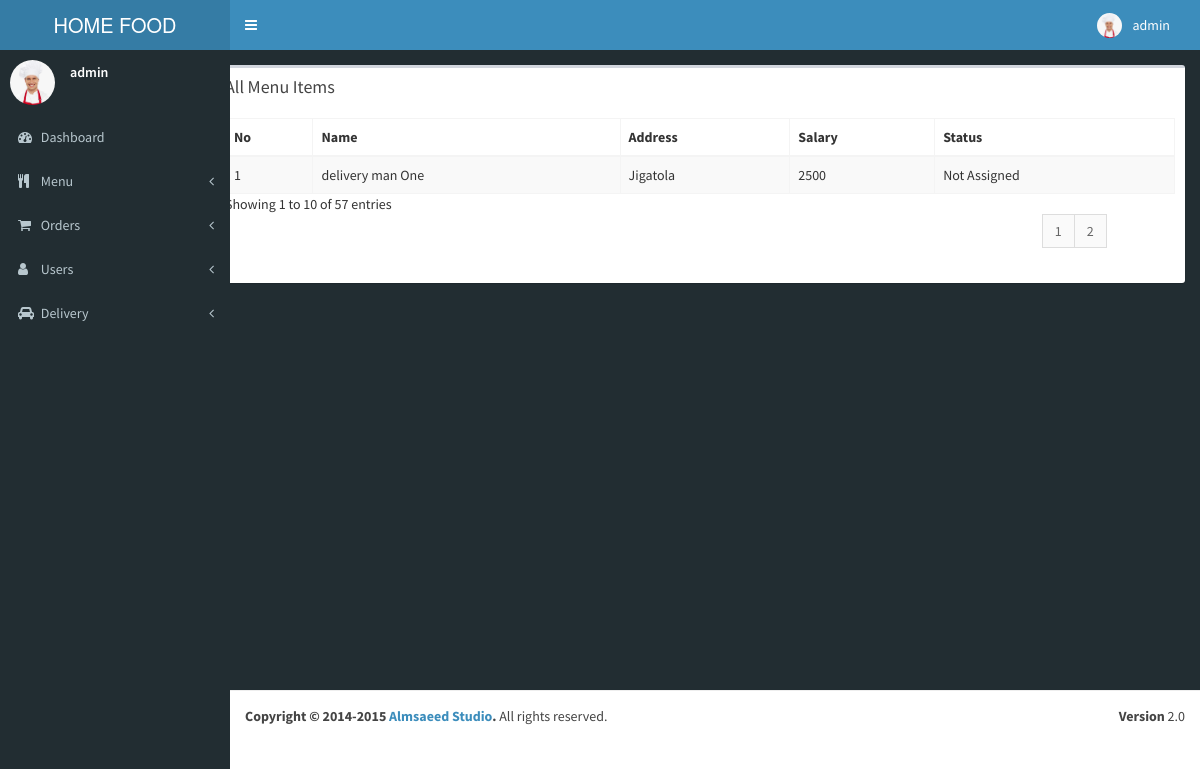
/admin/show_delivery_man_info.php (signed in), run on the app's committed database.
### tables this page shows
CREATE TABLE `user` (
  `id` int(11) NOT NULL,
  `full_name` varchar(255) NOT NULL,
  `email` varchar(255) NOT NULL,
  `phone_number` varchar(255) NOT NULL,
  `password` varchar(255) NOT NULL,
  `user_role` varchar(255) NOT NULL,
  `user_address` varchar(500) DEFAULT NULL,
  `user_zip` varchar(10) DEFAULT NULL,
  `user_area` varchar(55) DEFAULT NULL,
  `shop_name` varchar(55) DEFAULT NULL,
  `nid_number` varchar(15) DEFAULT NULL,
  `profile_image` varchar(255) DEFAULT 'uploads/default-profile-picture.jpg'
);

CREATE TABLE `delivery_man_info` (
  `id` int(11) NOT NULL,
  `delivery_man_id` int(11) NOT NULL,
  `address` varchar(255) NOT NULL,
  `salary` int(50) NOT NULL,
  `is_booked` tinyint(1) NOT NULL
);

### admin/show_delivery_man_info.php (the view, shortened to what this page needs)
<?php require('./_includes/head.php'); ?>
<?php require('./_includes/header.php'); ?>
<?php require('./_includes/sidebar.php'); ?>
<?php
  include_once '../db_connection.php';
  $results_per_page = 5;
  $sql = "SELECT dmi.*, u.full_name FROM delivery_man_info dmi JOIN user u ON u.id = dmi.delivery_man_id";
  $delivery_men = $conn->query($sql);
  $item_number = 1
?>
        <section class="content">
          <div class="row">
            <div class="col-md-2"></div>
            <div class="col-md-10">
              <div class="box">
                <div class="box-header">
                  <h3 class="box-title">All Menu Items</h3>
                </div>
                <div class="box-body">
                  <table id="example1" class="table table-bordered table-striped">
                    <thead>
                      <tr>
                        <th>No</th>
                        <th>Name</th>
                        <th>Address</th>
                        <th>Salary</th>
                        <th>Status</th>
                      </tr>
                    </thead>
                    <tbody>
                      <?php foreach ($delivery_men as $delivery_man) { ?>
                      <tr>
                        <td><?= $item_number ?></td>
                        <td><?= $delivery_man['full_name']; ?></td>
                        <td><?= $delivery_man['address'];?></td>
                        <td><?= $delivery_man['salary']; ?></td>
                        <td>
                          <?php if($delivery_man['is_booked'] == 0){
                            echo 'Not Assigned';
                          }else{
                            echo 'Assigned';
                          }  ?>
                        </td>
                      </tr>
                      <?php $item_number++; } ?>
                    </tbody>
                  </table>
                  <div class="row">
                    <div class="col-md-10">
                      <div class="dataTables_info" id="example2_info">
                        Showing 1 to 10 of 57 entries
                      </div>
                    </div>
                    <?php
                      $sql_count = "SELECT COUNT(*) AS total FROM menu_items";
                      $result_count = $conn->query($sql_count);
                      $row_count = $result_count->fetch_assoc();
                      $total_pages = ceil($row_count['total'] / $results_per_page);
                    ?>
                    <div class="col-md-2">
                      <div class="dataTables_paginate paging_bootstrap">
                        <ul class="pagination">
                           <?php for ($i = 1; $i <= $total_pages; $i++) { ?>
                          <li>
                           <?php echo '<a href="?page=' . $i . '">' . $i . '</a> '; ?>
                          </li>
                        <?php } ?>
                        </ul>
                      </div>
                    </div>
                  </div>
                </div>
              </div>
            </div>
          </div>
        </section>
      </div>
<?php require('./_includes/footer.php'); ?>

### admin/_includes/header.php (shortened to what this page needs)
<?php
$userID = $_SESSION['userID'];
if (!isset($_SESSION['isLoggedIn'])) {
  header('Location: ../signin.php');
  exit;
} elseif($_SESSION['userRole'] == 'admin' || $_SESSION['userRole'] == 'seller' ) {
  ?><header class="main-header">
  <a href="index.php" class="logo">HOME FOOD</a>
  <nav class="navbar navbar-static-top" role="navigation">
    <a href="#" class="sidebar-toggle" data-toggle="offcanvas" role="button">
    </a>
    <div class="navbar-custom-menu">
      <ul class="nav navbar-nav">
<?php
include_once '../db_connection.php';
$sql = "SELECT * FROM user WHERE id = $userID";
$user = $conn->query($sql);
$info = mysqli_fetch_assoc($user);
?>
        <li class="dropdown user user-menu">
          <a href="#" class="dropdown-toggle" data-toggle="dropdown">
            <img src="../<?php echo $info['profile_image']; ?>" class="user-image" alt="User Image" />
            <span class="hidden-xs"><?php echo $_SESSION['userName'] ?></span>
          </a>
        </li>
      </ul>
    </div>
  </nav>
</header>
<?php
}else{
  header('Location: ../index.php');
};
?>

### admin/_includes/sidebar.php (shortened to what this page needs)
<?php
include_once '../db_connection.php';
$sql = "SELECT * FROM user WHERE id = $userID";
$user = $conn->query($sql);
$info = mysqli_fetch_assoc($user);
?>
      <aside class="main-sidebar">
        <section class="sidebar">
          <div class="user-panel">
            <div class="pull-left image">
              <img src="../<?php echo $info['profile_image']; ?>" class="img-circle" alt="User Image" />
            </div>
            <div class="pull-left info">
              <p><?php echo $_SESSION['userName']; ?></p>
            </div>
          </div>
          <ul class="sidebar-menu">
            <li>
              <a href="index.php">
                <i class="fa fa-dashboard"></i> <span>Dashboard</span>
              </a>
            </li>
            <li class="treeview">
              <a href="#">
                <i class="fa fa-cutlery"></i>
                <span>Menu</span>
                <i class="fa fa-angle-left pull-right"></i>
              </a>
            </li>
            <li class="treeview">
              <a href="#">
                <i class="fa fa-shopping-cart"></i>
                <span>Orders</span>
                <i class="fa fa-angle-left pull-right"></i>
              </a>
            </li>
            <?php if( $_SESSION['userRole'] == 'admin') { ?>
            <li class="treeview">
              <a href="#">
                <i class="fa fa-user"></i>
                <span>Users</span>
                <i class="fa fa-angle-left pull-right"></i>
              </a>
            </li>
            <?php } ?>
            <li class="treeview">
              <a href="#">
                <i class="fa fa-car"></i>
                <span>Delivery</span>
                <i class="fa fa-angle-left pull-right"></i>
              </a>
            </li>
          </ul>
        </section>
      </aside>

### data on the page
user: profile_image (picture)
delivery_man_info: user.full_name "delivery man One", address "Jigatola", salary "2500", is_booked "Not Assigned"

### other printed values
$_SESSION['userName'] "admin"
